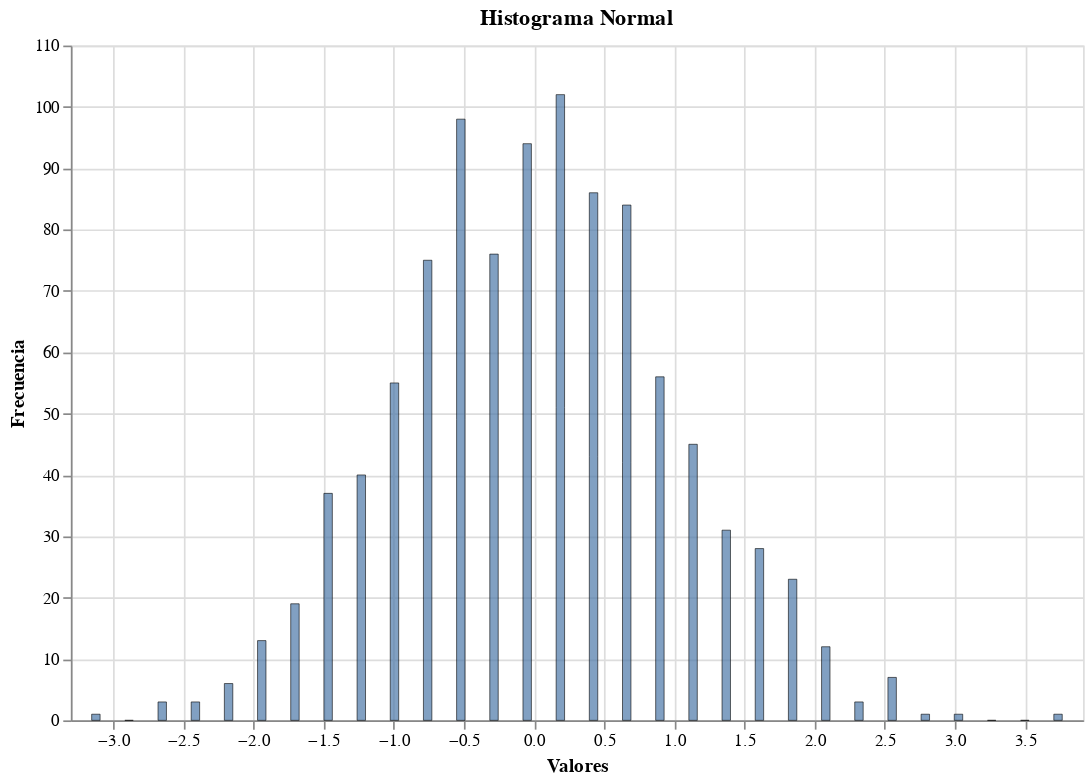
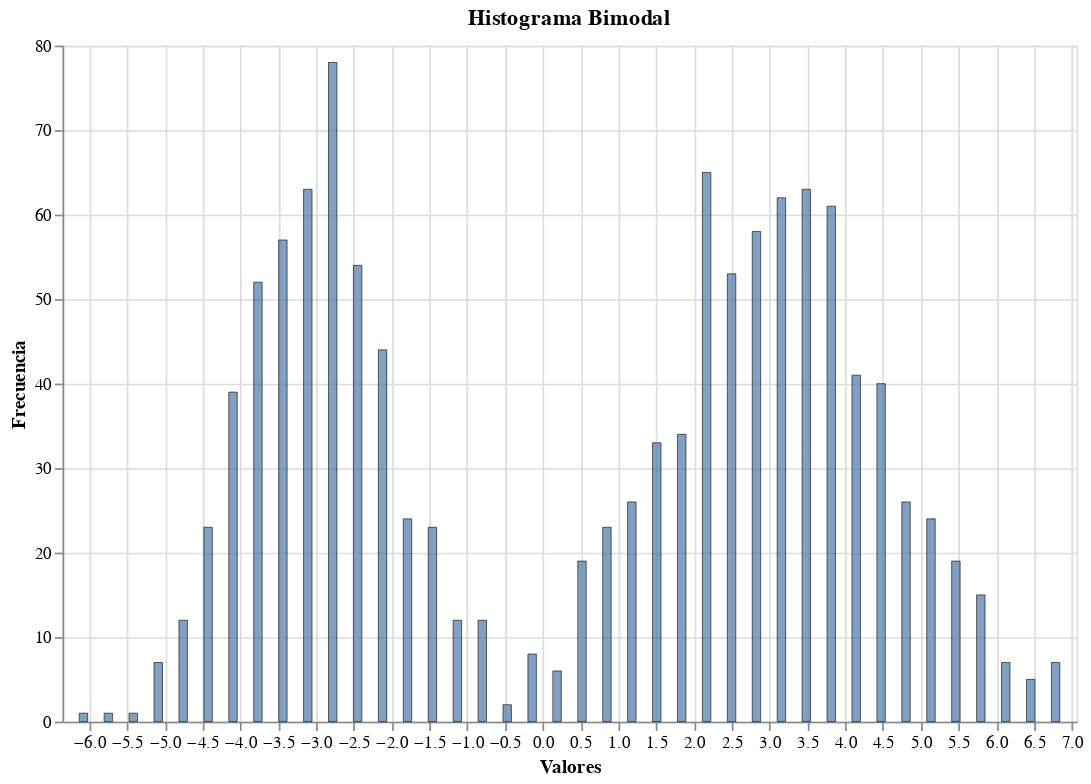
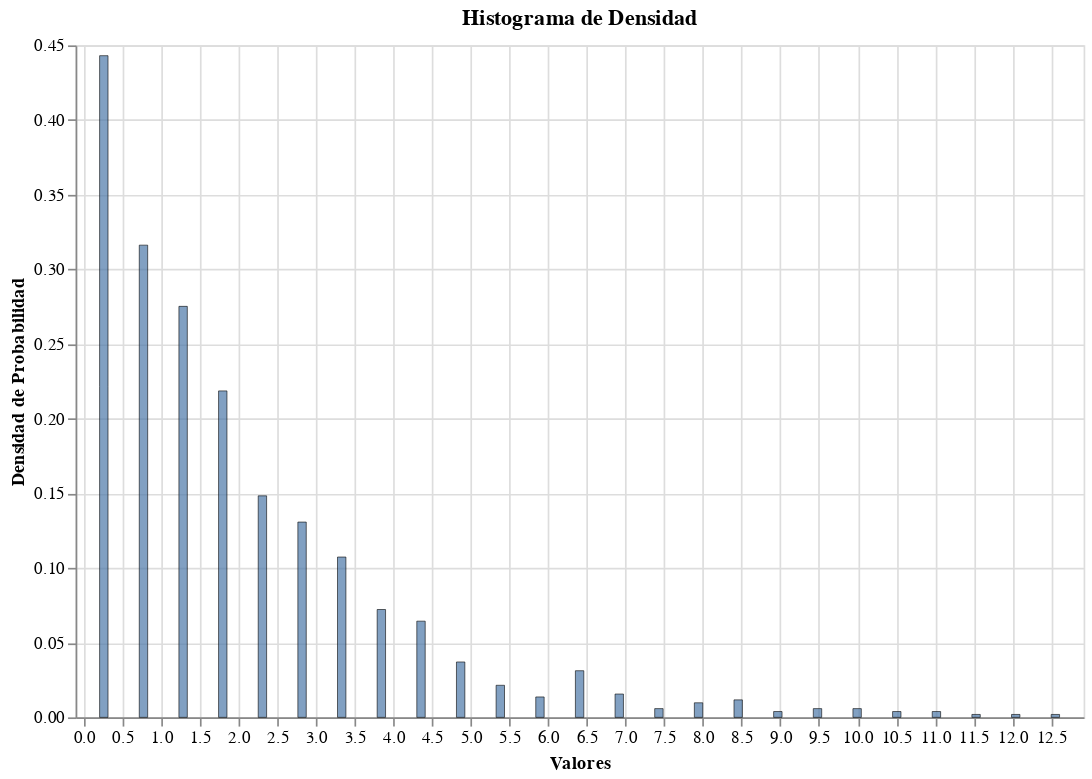
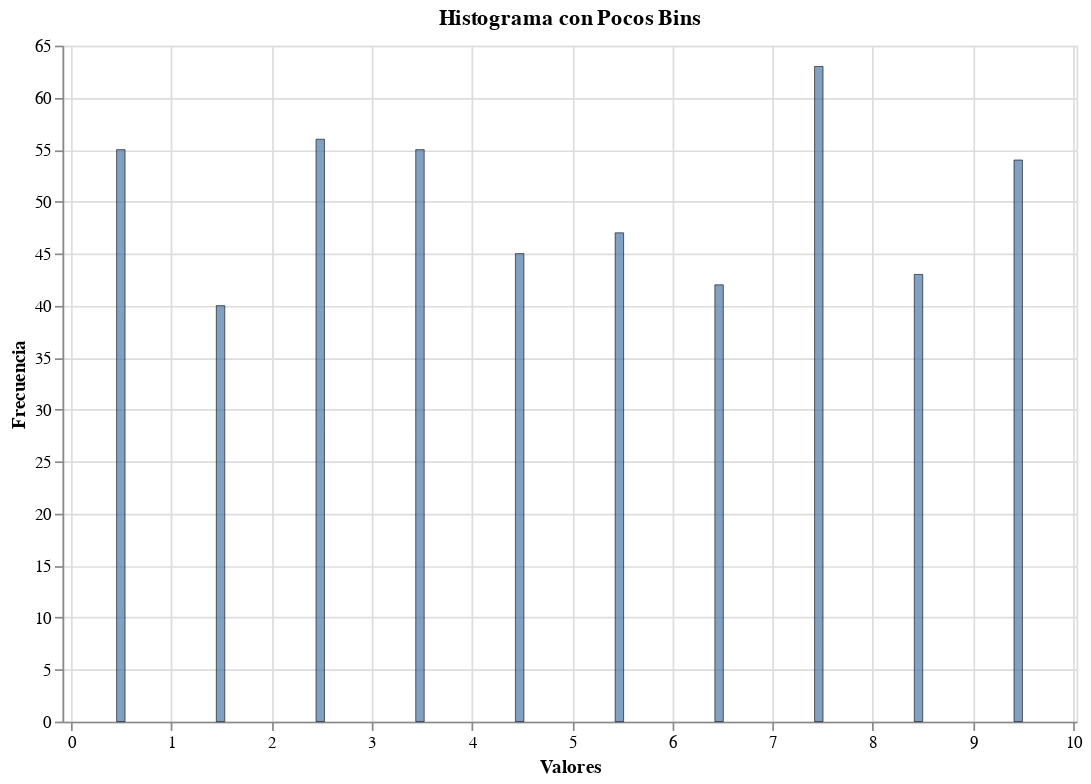

Here is the notebook cell these charts were saved with, in order:
### Code cell
# Probar la detección y extracción de datos en cada histograma
for i, ax in enumerate([ax1, ax2, ax3, ax4], 1):
    print(f"\nHistograma {i}:")
    plot_type = detect_plot_type(ax)
    print(f"Tipo detectado: {plot_type}")
    
    # Extraer datos si es un histograma
    if plot_type == 'histogram':
        data = extract_histogram_data(ax)
        
        # Crear y mostrar visualización en Vega-Lite
        chart = create_vega_lite_histogram(ax, data)
        display(chart)

### Figure 1 — Vega-Lite specification as saved in the notebook (floating-point values rounded to 4 significant figures)
{"config": {"view": {"continuousWidth": 400, "continuousHeight": 300}}, "data": {"name": "data-4b81a3711ac6411cce2dc2b7b65bc6f8"}, "mark": {"type": "bar", "opacity": 0.7, "stroke": "black", "strokeWidth": 0.5, "tooltip": true}, "encoding": {"tooltip": [{"field": "bin_start", "format": ".2f", "title": "Inicio", "type": "quantitative"}, {"field": "bin_end", "format": ".2f", "title": "Fin", "type": "quantitative"}, {"field": "count", "title": "Frecuencia", "type": "quantitative"}], "x": {"axis": {"tickCount": 20}, "field": "x", "scale": {"domain": [-3.241, 3.853]}, "title": "Valores", "type": "quantitative"}, "y": {"field": "y", "title": "Frecuencia", "type": "quantitative"}}, "height": 400, "title": "Histograma Normal", "width": 600, "$schema": "https://vega.github.io/schema/vega-lite/v4.17.0.json", "datasets": {"data-4b81a3711ac6411cce2dc2b7b65bc6f8": [{"bin_start": -3.241, "bin_end": -3.005, "bin_width": 0.2365, "x": -3.123, "y": 1.0, "count": 1.0, "density": 0.001, "label": "histogram"}, {"bin_start": -3.005, "bin_end": -2.768, "bin_width": 0.2365, "x": -2.887, "y": 0.0, "count": 0.0, "density": 0.0, "label": "histogram"}, {"bin_start": -2.768, "bin_end": -2.532, "bin_width": 0.2365, "x": -2.65, "y": 3.0, "count": 3.0, "density": 0.003, "label": "histogram"}, {"bin_start": -2.532, "bin_end": -2.295, "bin_width": 0.2365, "x": -2.414, "y": 3.0, "count": 3.0, "density": 0.003, "label": "histogram"}, {"bin_start": -2.295, "bin_end": -2.059, "bin_width": 0.2365, "x": -2.177, "y": 6.0, "count": 6.0, "density": 0.006, "label": "histogram"}, {"bin_start": -2.059, "bin_end": -1.822, "bin_width": 0.2365, "x": -1.941, "y": 13.0, "count": 13.0, "density": 0.013, "label": "histogram"}, {"bin_start": -1.822, "bin_end": -1.586, "bin_width": 0.2365, "x": -1.704, "y": 19.0, "count": 19.0, "density": 0.019, "label": "histogram"}, {"bin_start": -1.586, "bin_end": -1.35, "bin_width": 0.2365, "x": -1.468, "y": 37.0, "count": 37.0, "density": 0.037, "label": "histogram"}, {"bin_start": -1.35, "bin_end": -1.113, "bin_width": 0.2365, "x": -1.231, "y": 40.0, "count": 40.0, "density": 0.04, "label": "histogram"}, {"bin_start": -1.113, "bin_end": -0.8766, "bin_width": 0.2365, "x": -0.9948, "y": 55.0, "count": 55.0, "density": 0.055, "label": "histogram"}, {"bin_start": -0.8766, "bin_end": -0.6401, "bin_width": 0.2365, "x": -0.7584, "y": 75.0, "count": 75.0, "density": 0.075, "label": "histogram"}, {"bin_start": -0.6401, "bin_end": -0.4037, "bin_width": 0.2365, "x": -0.5219, "y": 98.0, "count": 98.0, "density": 0.098, "label": "histogram"}, {"bin_start": -0.4037, "bin_end": -0.1672, "bin_width": 0.2365, "x": -0.2854, "y": 76.0, "count": 76.0, "density": 0.076, "label": "histogram"}, {"bin_start": -0.1672, "bin_end": 0.06927, "bin_width": 0.2365, "x": -0.04897, "y": 94.0, "count": 94.0, "density": 0.094, "label": "histogram"}, {"bin_start": 0.06927, "bin_end": 0.3057, "bin_width": 0.2365, "x": 0.1875, "y": 102.0, "count": 102.0, "density": 0.102, "label": "histogram"}, {"bin_start": 0.3057, "bin_end": 0.5422, "bin_width": 0.2365, "x": 0.424, "y": 86.0, "count": 86.0, "density": 0.086, "label": "histogram"}, {"bin_start": 0.5422, "bin_end": 0.7787, "bin_width": 0.2365, "x": 0.6604, "y": 84.0, "count": 84.0, "density": 0.084, "label": "histogram"}, {"bin_start": 0.7787, "bin_end": 1.015, "bin_width": 0.2365, "x": 0.8969, "y": 56.0, "count": 56.0, "density": 0.056, "label": "histogram"}, {"bin_start": 1.015, "bin_end": 1.252, "bin_width": 0.2365, "x": 1.133, "y": 45.0, "count": 45.0, "density": 0.045, "label": "histogram"}, {"bin_start": 1.252, "bin_end": 1.488, "bin_width": 0.2365, "x": 1.37, "y": 31.0, "count": 31.0, "density": 0.031, "label": "histogram"}, {"bin_start": 1.488, "bin_end": 1.725, "bin_width": 0.2365, "x": 1.606, "y": 28.0, "count": 28.0, "density": 0.028, "label": "histogram"}, {"bin_start": 1.725, "bin_end": 1.961, "bin_width": 0.2365, "x": 1.843, "y": 23.0, "count": 23.0, "density": 0.023, "label": "histogram"}, {"bin_start": 1.961, "bin_end": 2.197, "bin_width": 0.2365, "x": 2.079, "y": 12.0, "count": 12.0, "density": 0.012, "label": "histogram"}, {"bin_start": 2.197, "bin_end": 2.434, "bin_width": 0.2365, "x": 2.316, "y": 3.0, "count": 3.0, "density": 0.003, "label": "histogram"}, {"bin_start": 2.434, "bin_end": 2.67, "bin_width": 0.2365, "x": 2.552, "y": 7.0, "count": 7.0, "density": 0.007, "label": "histogram"}, {"bin_start": 2.67, "bin_end": 2.907, "bin_width": 0.2365, "x": 2.789, "y": 1.0, "count": 1.0, "density": 0.001, "label": "histogram"}, {"bin_start": 2.907, "bin_end": 3.143, "bin_width": 0.2365, "x": 3.025, "y": 1.0, "count": 1.0, "density": 0.001, "label": "histogram"}, {"bin_start": 3.143, "bin_end": 3.38, "bin_width": 0.2365, "x": 3.262, "y": 0.0, "count": 0.0, "density": 0.0, "label": "histogram"}, {"bin_start": 3.38, "bin_end": 3.616, "bin_width": 0.2365, "x": 3.498, "y": 0.0, "count": 0.0, "density": 0.0, "label": "histogram"}, {"bin_start": 3.616, "bin_end": 3.853, "bin_width": 0.2365, "x": 3.734, "y": 1.0, "count": 1.0, "density": 0.001, "label": "histogram"}]}}

### Figure 2 — Vega-Lite specification as saved in the notebook (floating-point values rounded to 4 significant figures)
{"config": {"view": {"continuousWidth": 400, "continuousHeight": 300}}, "data": {"name": "data-e80302cc8e9d935ec604d448a8e22118"}, "mark": {"type": "bar", "opacity": 0.7, "stroke": "black", "strokeWidth": 0.5, "tooltip": true}, "encoding": {"tooltip": [{"field": "bin_start", "format": ".2f", "title": "Inicio", "type": "quantitative"}, {"field": "bin_end", "format": ".2f", "title": "Fin", "type": "quantitative"}, {"field": "count", "title": "Frecuencia", "type": "quantitative"}], "x": {"axis": {"tickCount": 20}, "field": "x", "scale": {"domain": [-6.241, 6.949]}, "title": "Valores", "type": "quantitative"}, "y": {"field": "y", "title": "Frecuencia", "type": "quantitative"}}, "height": 400, "title": "Histograma Bimodal", "width": 600, "$schema": "https://vega.github.io/schema/vega-lite/v4.17.0.json", "datasets": {"data-e80302cc8e9d935ec604d448a8e22118": [{"bin_start": -6.241, "bin_end": -5.912, "bin_width": 0.3297, "x": -6.076, "y": 1.0, "count": 1.0, "density": 0.0008333, "label": "histogram"}, {"bin_start": -5.912, "bin_end": -5.582, "bin_width": 0.3297, "x": -5.747, "y": 1.0, "count": 1.0, "density": 0.0008333, "label": "histogram"}, {"bin_start": -5.582, "bin_end": -5.252, "bin_width": 0.3297, "x": -5.417, "y": 1.0, "count": 1.0, "density": 0.0008333, "label": "histogram"}, {"bin_start": -5.252, "bin_end": -4.922, "bin_width": 0.3297, "x": -5.087, "y": 7.0, "count": 7.0, "density": 0.005833, "label": "histogram"}, {"bin_start": -4.922, "bin_end": -4.593, "bin_width": 0.3297, "x": -4.757, "y": 12.0, "count": 12.0, "density": 0.01, "label": "histogram"}, {"bin_start": -4.593, "bin_end": -4.263, "bin_width": 0.3297, "x": -4.428, "y": 23.0, "count": 23.0, "density": 0.01917, "label": "histogram"}, {"bin_start": -4.263, "bin_end": -3.933, "bin_width": 0.3297, "x": -4.098, "y": 39.0, "count": 39.0, "density": 0.0325, "label": "histogram"}, {"bin_start": -3.933, "bin_end": -3.603, "bin_width": 0.3297, "x": -3.768, "y": 52.0, "count": 52.0, "density": 0.04333, "label": "histogram"}, {"bin_start": -3.603, "bin_end": -3.274, "bin_width": 0.3297, "x": -3.438, "y": 57.0, "count": 57.0, "density": 0.0475, "label": "histogram"}, {"bin_start": -3.274, "bin_end": -2.944, "bin_width": 0.3297, "x": -3.109, "y": 63.0, "count": 63.0, "density": 0.0525, "label": "histogram"}, {"bin_start": -2.944, "bin_end": -2.614, "bin_width": 0.3297, "x": -2.779, "y": 78.0, "count": 78.0, "density": 0.065, "label": "histogram"}, {"bin_start": -2.614, "bin_end": -2.284, "bin_width": 0.3297, "x": -2.449, "y": 54.0, "count": 54.0, "density": 0.045, "label": "histogram"}, {"bin_start": -2.284, "bin_end": -1.955, "bin_width": 0.3297, "x": -2.119, "y": 44.0, "count": 44.0, "density": 0.03667, "label": "histogram"}, {"bin_start": -1.955, "bin_end": -1.625, "bin_width": 0.3297, "x": -1.79, "y": 24.0, "count": 24.0, "density": 0.02, "label": "histogram"}, {"bin_start": -1.625, "bin_end": -1.295, "bin_width": 0.3297, "x": -1.46, "y": 23.0, "count": 23.0, "density": 0.01917, "label": "histogram"}, {"bin_start": -1.295, "bin_end": -0.9653, "bin_width": 0.3297, "x": -1.13, "y": 12.0, "count": 12.0, "density": 0.01, "label": "histogram"}, {"bin_start": -0.9653, "bin_end": -0.6356, "bin_width": 0.3297, "x": -0.8005, "y": 12.0, "count": 12.0, "density": 0.01, "label": "histogram"}, {"bin_start": -0.6356, "bin_end": -0.3058, "bin_width": 0.3297, "x": -0.4707, "y": 2.0, "count": 2.0, "density": 0.001667, "label": "histogram"}, {"bin_start": -0.3058, "bin_end": 0.02391, "bin_width": 0.3297, "x": -0.141, "y": 8.0, "count": 8.0, "density": 0.006667, "label": "histogram"}, {"bin_start": 0.02391, "bin_end": 0.3537, "bin_width": 0.3297, "x": 0.1888, "y": 6.0, "count": 6.0, "density": 0.005, "label": "histogram"}, {"bin_start": 0.3537, "bin_end": 0.6834, "bin_width": 0.3297, "x": 0.5185, "y": 19.0, "count": 19.0, "density": 0.01583, "label": "histogram"}, {"bin_start": 0.6834, "bin_end": 1.013, "bin_width": 0.3297, "x": 0.8483, "y": 23.0, "count": 23.0, "density": 0.01917, "label": "histogram"}, {"bin_start": 1.013, "bin_end": 1.343, "bin_width": 0.3297, "x": 1.178, "y": 26.0, "count": 26.0, "density": 0.02167, "label": "histogram"}, {"bin_start": 1.343, "bin_end": 1.673, "bin_width": 0.3297, "x": 1.508, "y": 33.0, "count": 33.0, "density": 0.0275, "label": "histogram"}, {"bin_start": 1.673, "bin_end": 2.002, "bin_width": 0.3297, "x": 1.838, "y": 34.0, "count": 34.0, "density": 0.02833, "label": "histogram"}, {"bin_start": 2.002, "bin_end": 2.332, "bin_width": 0.3297, "x": 2.167, "y": 65.0, "count": 65.0, "density": 0.05417, "label": "histogram"}, {"bin_start": 2.332, "bin_end": 2.662, "bin_width": 0.3297, "x": 2.497, "y": 53.0, "count": 53.0, "density": 0.04417, "label": "histogram"}, {"bin_start": 2.662, "bin_end": 2.992, "bin_width": 0.3297, "x": 2.827, "y": 58.0, "count": 58.0, "density": 0.04833, "label": "histogram"}, {"bin_start": 2.992, "bin_end": 3.321, "bin_width": 0.3297, "x": 3.156, "y": 62.0, "count": 62.0, "density": 0.05167, "label": "histogram"}, {"bin_start": 3.321, "bin_end": 3.651, "bin_width": 0.3297, "x": 3.486, "y": 63.0, "count": 63.0, "density": 0.0525, "label": "histogram"}, {"bin_start": 3.651, "bin_end": 3.981, "bin_width": 0.3297, "x": 3.816, "y": 61.0, "count": 61.0, "density": 0.05083, "label": "histogram"}, {"bin_start": 3.981, "bin_end": 4.311, "bin_width": 0.3297, "x": 4.146, "y": 41.0, "count": 41.0, "density": 0.03417, "label": "histogram"}, {"bin_start": 4.311, "bin_end": 4.64, "bin_width": 0.3297, "x": 4.475, "y": 40.0, "count": 40.0, "density": 0.03333, "label": "histogram"}, {"bin_start": 4.64, "bin_end": 4.97, "bin_width": 0.3297, "x": 4.805, "y": 26.0, "count": 26.0, "density": 0.02167, "label": "histogram"}, {"bin_start": 4.97, "bin_end": 5.3, "bin_width": 0.3297, "x": 5.135, "y": 24.0, "count": 24.0, "density": 0.02, "label": "histogram"}, {"bin_start": 5.3, "bin_end": 5.63, "bin_width": 0.3297, "x": 5.465, "y": 19.0, "count": 19.0, "density": 0.01583, "label": "histogram"}, {"bin_start": 5.63, "bin_end": 5.959, "bin_width": 0.3297, "x": 5.794, "y": 15.0, "count": 15.0, "density": 0.0125, "label": "histogram"}, {"bin_start": 5.959, "bin_end": 6.289, "bin_width": 0.3297, "x": 6.124, "y": 7.0, "count": 7.0, "density": 0.005833, "label": "histogram"}, {"bin_start": 6.289, "bin_end": 6.619, "bin_width": 0.3297, "x": 6.454, "y": 5.0, "count": 5.0, "density": 0.004167, "label": "histogram"}, {"bin_start": 6.619, "bin_end": 6.949, "bin_width": 0.3297, "x": 6.784, "y": 7.0, "count": 7.0, "density": 0.005833, "label": "histogram"}]}}

### Figure 3 — Vega-Lite specification as saved in the notebook (floating-point values rounded to 4 significant figures)
{"config": {"view": {"continuousWidth": 400, "continuousHeight": 300}}, "data": {"name": "data-612d2f62e5a5725baedf928069487b76"}, "mark": {"type": "bar", "opacity": 0.7, "stroke": "black", "strokeWidth": 0.5, "tooltip": true}, "encoding": {"tooltip": [{"field": "bin_start", "format": ".2f", "title": "Inicio", "type": "quantitative"}, {"field": "bin_end", "format": ".2f", "title": "Fin", "type": "quantitative"}, {"field": "count", "title": "Frecuencia", "type": "quantitative"}], "x": {"axis": {"tickCount": 20}, "field": "x", "scale": {"domain": [0.003133, 12.81]}, "title": "Valores", "type": "quantitative"}, "y": {"field": "y", "title": "Densidad de Probabilidad", "type": "quantitative"}}, "height": 400, "title": "Histograma de Densidad", "width": 600, "$schema": "https://vega.github.io/schema/vega-lite/v4.17.0.json", "datasets": {"data-612d2f62e5a5725baedf928069487b76": [{"bin_start": 0.003133, "bin_end": 0.5154, "bin_width": 0.5123, "x": 0.2593, "y": 0.4431, "count": 0.4431, "density": 0.227, "label": "histogram"}, {"bin_start": 0.5154, "bin_end": 1.028, "bin_width": 0.5123, "x": 0.7716, "y": 0.3162, "count": 0.3162, "density": 0.162, "label": "histogram"}, {"bin_start": 1.028, "bin_end": 1.54, "bin_width": 0.5123, "x": 1.284, "y": 0.2752, "count": 0.2752, "density": 0.141, "label": "histogram"}, {"bin_start": 1.54, "bin_end": 2.052, "bin_width": 0.5123, "x": 1.796, "y": 0.2186, "count": 0.2186, "density": 0.112, "label": "histogram"}, {"bin_start": 2.052, "bin_end": 2.565, "bin_width": 0.5123, "x": 2.309, "y": 0.1483, "count": 0.1483, "density": 0.076, "label": "histogram"}, {"bin_start": 2.565, "bin_end": 3.077, "bin_width": 0.5123, "x": 2.821, "y": 0.1308, "count": 0.1308, "density": 0.067, "label": "histogram"}, {"bin_start": 3.077, "bin_end": 3.589, "bin_width": 0.5123, "x": 3.333, "y": 0.1074, "count": 0.1074, "density": 0.055, "label": "histogram"}, {"bin_start": 3.589, "bin_end": 4.102, "bin_width": 0.5123, "x": 3.845, "y": 0.07222, "count": 0.07222, "density": 0.037, "label": "histogram"}, {"bin_start": 4.102, "bin_end": 4.614, "bin_width": 0.5123, "x": 4.358, "y": 0.06441, "count": 0.06441, "density": 0.033, "label": "histogram"}, {"bin_start": 4.614, "bin_end": 5.126, "bin_width": 0.5123, "x": 4.87, "y": 0.03709, "count": 0.03709, "density": 0.019, "label": "histogram"}, {"bin_start": 5.126, "bin_end": 5.639, "bin_width": 0.5123, "x": 5.382, "y": 0.02147, "count": 0.02147, "density": 0.011, "label": "histogram"}, {"bin_start": 5.639, "bin_end": 6.151, "bin_width": 0.5123, "x": 5.895, "y": 0.01366, "count": 0.01366, "density": 0.007, "label": "histogram"}, {"bin_start": 6.151, "bin_end": 6.663, "bin_width": 0.5123, "x": 6.407, "y": 0.03123, "count": 0.03123, "density": 0.016, "label": "histogram"}, {"bin_start": 6.663, "bin_end": 7.176, "bin_width": 0.5123, "x": 6.919, "y": 0.01562, "count": 0.01562, "density": 0.008, "label": "histogram"}, {"bin_start": 7.176, "bin_end": 7.688, "bin_width": 0.5123, "x": 7.432, "y": 0.005856, "count": 0.005856, "density": 0.003, "label": "histogram"}, {"bin_start": 7.688, "bin_end": 8.2, "bin_width": 0.5123, "x": 7.944, "y": 0.00976, "count": 0.00976, "density": 0.005, "label": "histogram"}, {"bin_start": 8.2, "bin_end": 8.712, "bin_width": 0.5123, "x": 8.456, "y": 0.01171, "count": 0.01171, "density": 0.006, "label": "histogram"}, {"bin_start": 8.712, "bin_end": 9.225, "bin_width": 0.5123, "x": 8.969, "y": 0.003904, "count": 0.003904, "density": 0.002, "label": "histogram"}, {"bin_start": 9.225, "bin_end": 9.737, "bin_width": 0.5123, "x": 9.481, "y": 0.005856, "count": 0.005856, "density": 0.003, "label": "histogram"}, {"bin_start": 9.737, "bin_end": 10.25, "bin_width": 0.5123, "x": 9.993, "y": 0.005856, "count": 0.005856, "density": 0.003, "label": "histogram"}, {"bin_start": 10.25, "bin_end": 10.76, "bin_width": 0.5123, "x": 10.51, "y": 0.003904, "count": 0.003904, "density": 0.002, "label": "histogram"}, {"bin_start": 10.76, "bin_end": 11.27, "bin_width": 0.5123, "x": 11.02, "y": 0.003904, "count": 0.003904, "density": 0.002, "label": "histogram"}, {"bin_start": 11.27, "bin_end": 11.79, "bin_width": 0.5123, "x": 11.53, "y": 0.001952, "count": 0.001952, "density": 0.001, "label": "histogram"}, {"bin_start": 11.79, "bin_end": 12.3, "bin_width": 0.5123, "x": 12.04, "y": 0.001952, "count": 0.001952, "density": 0.001, "label": "histogram"}, {"bin_start": 12.3, "bin_end": 12.81, "bin_width": 0.5123, "x": 12.55, "y": 0.001952, "count": 0.001952, "density": 0.001, "label": "histogram"}]}}

### Figure 4 — Vega-Lite specification as saved in the notebook (floating-point values rounded to 4 significant figures)
{"config": {"view": {"continuousWidth": 400, "continuousHeight": 300}}, "data": {"name": "data-30cff1fc623b06ca181674f19c481146"}, "mark": {"type": "bar", "opacity": 0.7, "stroke": "black", "strokeWidth": 0.5, "tooltip": true}, "encoding": {"tooltip": [{"field": "bin_start", "format": ".2f", "title": "Inicio", "type": "quantitative"}, {"field": "bin_end", "format": ".2f", "title": "Fin", "type": "quantitative"}, {"field": "count", "title": "Frecuencia", "type": "quantitative"}], "x": {"axis": {"tickCount": 10}, "field": "x", "scale": {"domain": [0.0001163, 9.948]}, "title": "Valores", "type": "quantitative"}, "y": {"field": "y", "title": "Frecuencia", "type": "quantitative"}}, "height": 400, "title": "Histograma con Pocos Bins", "width": 600, "$schema": "https://vega.github.io/schema/vega-lite/v4.17.0.json", "datasets": {"data-30cff1fc623b06ca181674f19c481146": [{"bin_start": 0.0001163, "bin_end": 0.9949, "bin_width": 0.9948, "x": 0.4975, "y": 55.0, "count": 55.0, "density": 0.11, "label": "histogram"}, {"bin_start": 0.9949, "bin_end": 1.99, "bin_width": 0.9948, "x": 1.492, "y": 40.0, "count": 40.0, "density": 0.08, "label": "histogram"}, {"bin_start": 1.99, "bin_end": 2.985, "bin_width": 0.9948, "x": 2.487, "y": 56.0, "count": 56.0, "density": 0.112, "label": "histogram"}, {"bin_start": 2.985, "bin_end": 3.979, "bin_width": 0.9948, "x": 3.482, "y": 55.0, "count": 55.0, "density": 0.11, "label": "histogram"}, {"bin_start": 3.979, "bin_end": 4.974, "bin_width": 0.9948, "x": 4.477, "y": 45.0, "count": 45.0, "density": 0.09, "label": "histogram"}, {"bin_start": 4.974, "bin_end": 5.969, "bin_width": 0.9948, "x": 5.472, "y": 47.0, "count": 47.0, "density": 0.094, "label": "histogram"}, {"bin_start": 5.969, "bin_end": 6.964, "bin_width": 0.9948, "x": 6.466, "y": 42.0, "count": 42.0, "density": 0.084, "label": "histogram"}, {"bin_start": 6.964, "bin_end": 7.959, "bin_width": 0.9948, "x": 7.461, "y": 63.0, "count": 63.0, "density": 0.126, "label": "histogram"}, {"bin_start": 7.959, "bin_end": 8.953, "bin_width": 0.9948, "x": 8.456, "y": 43.0, "count": 43.0, "density": 0.086, "label": "histogram"}, {"bin_start": 8.953, "bin_end": 9.948, "bin_width": 0.9948, "x": 9.451, "y": 54.0, "count": 54.0, "density": 0.108, "label": "histogram"}]}}
